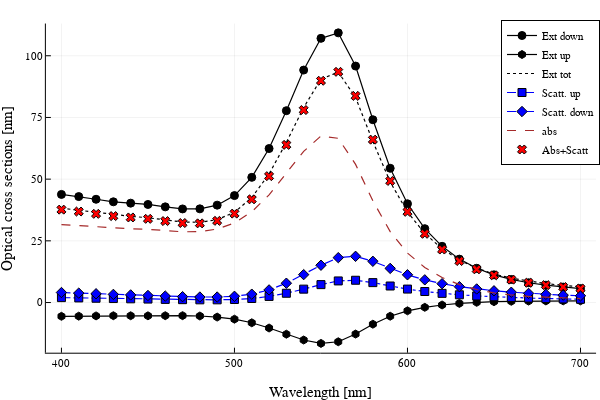

The notebook cell this image was saved under:
### Code cell
plotly()
plot(λArr,σEXTd, label="Ext down",lw=1.2,c=:black,mark=:circle)
plot!(λArr,σEXTu, label="Ext up",lw=1.2,c=:black,mark=:hexagon)
plot!(λArr,σEXTu+σEXTd, label="Ext tot",lw=1.2,c=:black,ls=:dot)
plot!(λArr,σOUPu, label="Scatt. up",lw=1.2,c=:blue,ls=:dashdot,mark=:rect)
plot!(λArr,σOUPd, label="Scatt. down",lw=1.2,c=:blue,ls=:dashdot,mark=:diamond)
plot!(λArr,σₐArr, label="abs",lw=1.2,c=:brown ,ls=:dash)
scatter!(λArr,σₐArr+σOUPd+σOUPu,label="Abs+Scatt",c=:red,mark=:xcross,xlabel="Wavelength [nm]",  ylabel="Optical cross sections [nm]")

### Figure 1 — Plotly figure (JSON) as saved in the notebook; plotly's stock layout.template omitted (floating-point values rounded to 4 significant figures)
{"data": [{"colorbar": {"len": 0.9143, "title": {"text": ""}, "x": 0.9934, "y": 0.533}, "legendgroup": "Ext down", "line": {"color": "rgba(0, 0, 0, 1)", "dash": "solid", "shape": "linear", "width": 1.2}, "marker": {"color": "rgba(0, 0, 0, 1)", "line": {"color": "rgba(0, 0, 0, 1)", "width": 1}, "size": 8, "symbol": "circle"}, "mode": "lines+markers", "name": "Ext down", "showlegend": true, "type": "scatter", "x": [400, 410, 420, 430, 440, 450, 460, 470, 480, 490, 500, 510, 520, 530, 540, 550, 560, 570, 580, 590, 600, 610, 620, 630, 640, 650, 660, 670, 680, 690, 700], "xaxis": "x", "y": [43.81, 42.93, 41.84, 40.82, 40.28, 39.74, 38.76, 37.94, 37.97, 39.46, 43.34, 50.72, 62.41, 77.74, 94.2, 107.1, 109.3, 95.83, 74.07, 54.41, 40.02, 29.94, 22.78, 17.59, 13.87, 11.23, 9.352, 8.017, 7.027, 6.26, 5.642], "yaxis": "y"}, {"colorbar": {"len": 0.9143, "title": {"text": ""}, "x": 0.9934, "y": 0.533}, "legendgroup": "Ext up", "line": {"color": "rgba(0, 0, 0, 1)", "dash": "solid", "shape": "linear", "width": 1.2}, "marker": {"color": "rgba(0, 0, 0, 1)", "line": {"color": "rgba(0, 0, 0, 1)", "width": 1}, "size": 8, "symbol": "hexagon"}, "mode": "lines+markers", "name": "Ext up", "showlegend": true, "type": "scatter", "x": [400, 410, 420, 430, 440, 450, 460, 470, 480, 490, 500, 510, 520, 530, 540, 550, 560, 570, 580, 590, 600, 610, 620, 630, 640, 650, 660, 670, 680, 690, 700], "xaxis": "x", "y": [-5.581, -5.517, -5.415, -5.331, -5.352, -5.382, -5.328, -5.306, -5.458, -5.886, -6.746, -8.205, -10.32, -12.83, -15.18, -16.55, -15.89, -12.77, -8.772, -5.538, -3.358, -1.936, -0.9889, -0.3481, 0.07445, 0.3434, 0.5061, 0.5985, 0.6492, 0.6758, 0.6885], "yaxis": "y"}, {"colorbar": {"len": 0.9143, "title": {"text": ""}, "x": 0.9934, "y": 0.533}, "legendgroup": "Ext tot", "line": {"color": "rgba(0, 0, 0, 1)", "dash": "dot", "shape": "linear", "width": 1.2}, "mode": "lines", "name": "Ext tot", "showlegend": true, "type": "scatter", "x": [400, 410, 420, 430, 440, 450, 460, 470, 480, 490, 500, 510, 520, 530, 540, 550, 560, 570, 580, 590, 600, 610, 620, 630, 640, 650, 660, 670, 680, 690, 700], "xaxis": "x", "y": [38.23, 37.41, 36.43, 35.49, 34.93, 34.36, 33.44, 32.63, 32.51, 33.57, 36.59, 42.52, 52.08, 64.91, 79.02, 90.51, 93.38, 83.05, 65.3, 48.88, 36.66, 28.01, 21.79, 17.25, 13.95, 11.57, 9.859, 8.615, 7.676, 6.936, 6.331], "yaxis": "y"}, {"colorbar": {"len": 0.9143, "title": {"text": ""}, "x": 0.9934, "y": 0.533}, "legendgroup": "Scatt. up", "line": {"color": "rgba(0, 0, 255, 1.000)", "dash": "dashdot", "shape": "linear", "width": 1.2}, "marker": {"color": "rgba(0, 0, 255, 1.000)", "line": {"color": "rgba(0, 0, 0, 1)", "width": 1}, "size": 8, "symbol": "square"}, "mode": "lines+markers", "name": "Scatt. up", "showlegend": true, "type": "scatter", "x": [400, 410, 420, 430, 440, 450, 460, 470, 480, 490, 500, 510, 520, 530, 540, 550, 560, 570, 580, 590, 600, 610, 620, 630, 640, 650, 660, 670, 680, 690, 700], "xaxis": "x", "y": [1.993, 1.87, 1.741, 1.615, 1.506, 1.397, 1.275, 1.164, 1.091, 1.091, 1.236, 1.648, 2.474, 3.763, 5.43, 7.262, 8.753, 9.026, 8.073, 6.694, 5.45, 4.468, 3.714, 3.133, 2.681, 2.326, 2.042, 1.814, 1.626, 1.468, 1.335], "yaxis": "y"}, {"colorbar": {"len": 0.9143, "title": {"text": ""}, "x": 0.9934, "y": 0.533}, "legendgroup": "Scatt. down", "line": {"color": "rgba(0, 0, 255, 1.000)", "dash": "dashdot", "shape": "linear", "width": 1.2}, "marker": {"color": "rgba(0, 0, 255, 1.000)", "line": {"color": "rgba(0, 0, 0, 1)", "width": 1}, "size": 8, "symbol": "diamond"}, "mode": "lines+markers", "name": "Scatt. down", "showlegend": true, "type": "scatter", "x": [400, 410, 420, 430, 440, 450, 460, 470, 480, 490, 500, 510, 520, 530, 540, 550, 560, 570, 580, 590, 600, 610, 620, 630, 640, 650, 660, 670, 680, 690, 700], "xaxis": "x", "y": [4.062, 3.815, 3.556, 3.303, 3.082, 2.861, 2.612, 2.386, 2.235, 2.234, 2.533, 3.39, 5.125, 7.828, 11.31, 15.11, 18.19, 18.73, 16.71, 13.83, 11.24, 9.201, 7.637, 6.434, 5.499, 4.764, 4.18, 3.709, 3.322, 2.998, 2.724], "yaxis": "y"}, {"colorbar": {"len": 0.9143, "title": {"text": ""}, "x": 0.9934, "y": 0.533}, "legendgroup": "abs", "line": {"color": "rgba(165, 42, 42, 1.000)", "dash": "dash", "shape": "linear", "width": 1.2}, "mode": "lines", "name": "abs", "showlegend": true, "type": "scatter", "x": [400, 410, 420, 430, 440, 450, 460, 470, 480, 490, 500, 510, 520, 530, 540, 550, 560, 570, 580, 590, 600, 610, 620, 630, 640, 650, 660, 670, 680, 690, 700], "xaxis": "x", "y": [31.59, 31.18, 30.64, 30.12, 29.89, 29.66, 29.12, 28.67, 28.76, 29.77, 32.26, 36.78, 43.61, 52.3, 61.27, 67.49, 66.54, 55.99, 41.21, 28.74, 20.06, 14.19, 10.13, 7.257, 5.274, 3.936, 3.056, 2.487, 2.103, 1.83, 1.621], "yaxis": "y"}, {"colorbar": {"len": 0.9143, "title": {"text": ""}, "x": 0.9934, "y": 0.533}, "legendgroup": "Abs+Scatt", "marker": {"color": "rgba(255, 0, 0, 1.000)", "line": {"color": "rgba(0, 0, 0, 1)", "width": 1}, "size": 8, "symbol": "x"}, "mode": "markers", "name": "Abs+Scatt", "showlegend": true, "type": "scatter", "x": [400, 410, 420, 430, 440, 450, 460, 470, 480, 490, 500, 510, 520, 530, 540, 550, 560, 570, 580, 590, 600, 610, 620, 630, 640, 650, 660, 670, 680, 690, 700], "xaxis": "x", "y": [37.64, 36.87, 35.94, 35.04, 34.48, 33.91, 33.01, 32.22, 32.08, 33.1, 36.03, 41.82, 51.21, 63.89, 78.01, 89.87, 93.48, 83.74, 66.0, 49.27, 36.75, 27.86, 21.48, 16.82, 13.45, 11.03, 9.278, 8.009, 7.051, 6.296, 5.68], "yaxis": "y"}], "layout": {"annotations": [], "height": 400, "legend": {"bgcolor": "rgba(255, 255, 255, 1.000)", "bordercolor": "rgba(0, 0, 0, 1)", "borderwidth": 1, "font": {"color": "rgba(0, 0, 0, 1)", "family": "sans-serif", "size": 11}, "title": {"font": {"color": "rgba(0, 0, 0, 1)", "family": "sans-serif", "size": 15}, "text": ""}, "tracegroupgap": 0, "traceorder": "normal", "x": 1, "xanchor": "auto", "y": 1, "yanchor": "auto"}, "margin": {"b": 20, "l": 0, "r": 0, "t": 20}, "paper_bgcolor": "rgba(255, 255, 255, 1.000)", "plot_bgcolor": "rgba(255, 255, 255, 1.000)", "showlegend": true, "width": 600, "xaxis": {"anchor": "y", "domain": [0.07647, 0.9934], "gridcolor": "rgba(0, 0, 0, 0.1)", "gridwidth": 0.5, "linecolor": "rgba(0, 0, 0, 1)", "mirror": false, "range": [391, 709], "showgrid": true, "showline": true, "showticklabels": true, "tickangle": 0, "tickcolor": "rgb(0, 0, 0)", "tickfont": {"color": "rgba(0, 0, 0, 1)", "family": "sans-serif", "size": 11}, "tickmode": "array", "ticks": "inside", "ticktext": ["400", "500", "600", "700"], "tickvals": [400, 500, 600, 700], "title": {"font": {"color": "rgba(0, 0, 0, 1)", "family": "sans-serif", "size": 15}, "text": "Wavelength [nm]"}, "type": "linear", "visible": true, "zeroline": false, "zerolinecolor": "rgba(0, 0, 0, 1)"}, "yaxis": {"anchor": "x", "domain": [0.07581, 0.9902], "gridcolor": "rgba(0, 0, 0, 0.1)", "gridwidth": 0.5, "linecolor": "rgba(0, 0, 0, 1)", "mirror": false, "range": [-20.33, 113.1], "showgrid": true, "showline": true, "showticklabels": true, "tickangle": 0, "tickcolor": "rgb(0, 0, 0)", "tickfont": {"color": "rgba(0, 0, 0, 1)", "family": "sans-serif", "size": 11}, "tickmode": "array", "ticks": "inside", "ticktext": ["0", "25", "50", "75", "100"], "tickvals": [0, 25, 50, 75, 100], "title": {"font": {"color": "rgba(0, 0, 0, 1)", "family": "sans-serif", "size": 15}, "text": "Optical cross sections [nm]"}, "type": "linear", "visible": true, "zeroline": false, "zerolinecolor": "rgba(0, 0, 0, 1)"}}}
